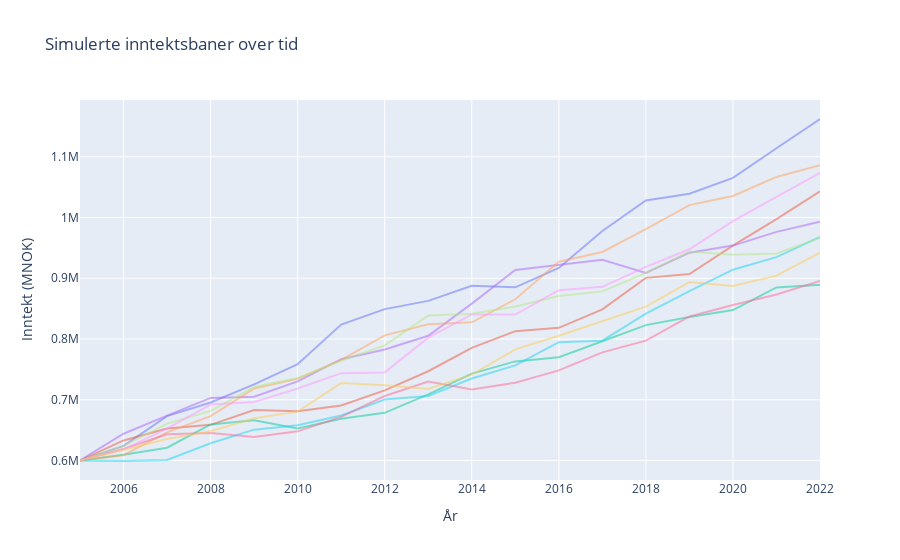

The code cell stored with this chart in its notebook:
### Markdown cell above
## **Ekstra-Ekstra IKKE PENSUM, MEN KJEKT Å VITE OM**
Vi kan lage flotte plots, ved hjelp av noe som heter Plotly. Se kodeblokken under, for eksempel:

### Code cell
import plotly.graph_objects as go

# Assuming simulated_incomes is already defined

fig = go.Figure()

# Lager en loop som går igjennom de 10 første simulerte inntekts-path'ene
for i in range(10):
    fig.add_trace(go.Scatter(
        x=list(range(2005, 2023)),  # Årstall fra 2005 til 2022
        y=simulated_incomes[i],
        mode='lines',
        line=dict(width=2),  # Customize line width if needed
        opacity=0.5,  # Set the opacity for the lines
        name=f"Inntektssti nr. {i+1}" if i == 0 else None  # Only label the first line
    ))

# Oppdater layout
fig.update_layout(
    title="Simulerte inntektsbaner over tid",
    xaxis_title="År",
    yaxis_title="Inntekt (MNOK)",
    showlegend=False
)

# Vis figuren
fig.show()
